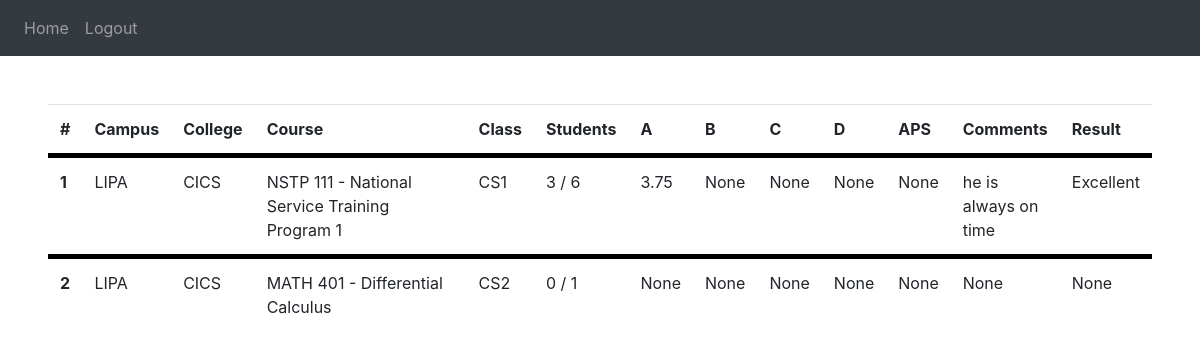
/showRec, run on an earlier commit of the app's database.
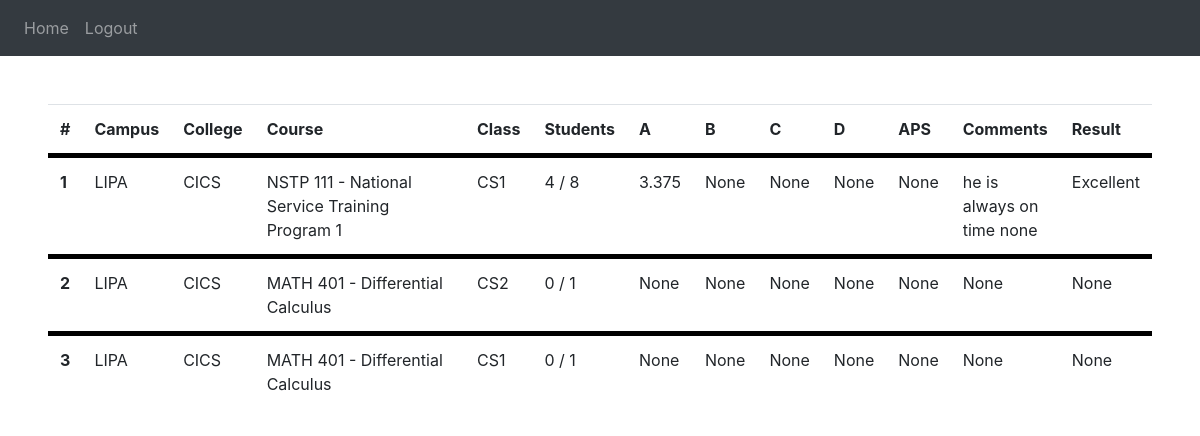
And on a later commit of the database.
### website/models.py (models this page shows)
class Result(db.Model):
  id = db.Column(db.Integer, primary_key=True)
  facultyName = db.Column(db.String(255))
  campus = db.Column(db.String(255))
  college = db.Column(db.String(255))
  course = db.Column(db.String(255))
  facultyClass = db.Column(db.String(255))
  studentsAnswered = db.Column(db.String(255))
  catA = db.Column(db.Float)
  catB = db.Column(db.Float)
  catC = db.Column(db.Float)
  catD = db.Column(db.Float)
  APS = db.Column(db.Float)
  senAnalysis = db.Column(db.Integer)
  comments = db.Column(db.String(255))
  result = db.Column(db.String(255))

### website/views.py (the view)
@views.route('/showRec')
def showRec():
    records = Result.query.all()
    return render_template("showRec.html",records=records)

### website/templates/showRec.html
{% extends "base.html" %} {% block title %}Result{% endblock %}
{% block content%}
  <table class="table">
    <thead>
      <tr>
        <th>#</th>
        <th style="width: 1%;">Campus</th>
        <th style="width: 1%;">College</th>
        <th style="width: 100%;">Course</th>
        <th style="width: 1%;">Class</th>
        <th style="width: 100%;">Students</th>
        <th style="width: 1%;">A</th>
        <th style="width: 1%;">B</th>
        <th style="width: 1%;">C</th>
        <th style="width: 1%;">D</th>
        <th style="width: 1%;">APS</th>
        <th style="width: 100%;">Comments</th>
        <th>Result</th>
      </tr>
    </thead>
    <tbody>
      {% for rec in records %}
      <tr style="border-top: solid black 5px ;">
        <th scope="row">
          {{ rec.id }}
        </th>
        <td>
          {{ rec.campus }}
        </td>
        <td>
          {{ rec.college }}
        </td>
        <td>
          {{ rec.course }}
        </td>
        <td>
          {{ rec.facultyClass }}
        </td>
        <td>
          {{ rec.studentsAnswered }}
        </td>
        <td>
          {{ rec.catA }}
        </td>
        <td>
          {{ rec.catB }}
        </td>
        <td>
          {{ rec.catC }}
        </td>
        <td>
          {{ rec.catD }}
        </td>
        <td>
          {{ rec.APS }}
        </td>
        <td>
          <div style="max-height: 100px; overflow-x: hidden; overflow-y: auto;">
            {{ rec.comments }}
          </div>
        </td>
        <td>
          {{ rec.result }}
        </td>
      </tr>
    {% endfor %}
    </tbody>
  </table>
{% endblock %}

### website/templates/base.html (shortened to what this page needs)
<!DOCTYPE html>
<html>
  <head>
    <link
      rel="stylesheet"
      href="https://stackpath.bootstrapcdn.com/bootstrap/4.4.1/css/bootstrap.min.css"
    />
    <link
      rel="stylesheet"
      href="https://stackpath.bootstrapcdn.com/font-awesome/4.7.0/css/font-awesome.min.css"
    />
  </head>
  <body>
    <nav class="navbar navbar-expand-lg navbar-dark bg-dark">
      <div class="collapse navbar-collapse" id="navbar">
        <div class="navbar-nav">
          {% if session['status'] == 'out' %}
          <a class="nav-item nav-link" id="home" href="/">Home</a>
          {% elif session['status'] == 'addSubs' %}
            <a class="nav-item nav-link" id="addSubs" href="/addSubs">Home</a>
          {% else %}
            {% if session['position'] == 'student' %}
            <a class="nav-item nav-link" id="chooseProf" href="/chooseProf">Home</a>
            {% else %}
            <a class="nav-item nav-link" id="showRec" href="/showRec">Home</a>
            {% endif %}
            <a class="nav-item nav-link" id="logout" href="/logout">Logout</a>
          {% endif %}
        </div>
      </div>
    </nav>
    <div class="m-5">{% block content %} {% endblock %}</div>
  </body>
</html>

What changed in the data, as far as the page shows it:
changed Result "NSTP 111 - National Service Training Program 1": studentsAnswered "3 / 6" → "4 / 8"; catA "3.75" → "3.375"; comments "he is always on time" → "he is always on time none"
added Result: id "3", campus "LIPA", college "CICS", course "MATH 401 - Differential Calculus", facultyClass "CS1", studentsAnswered "0 / 1", catA "None", catB "None", catC "None", catD "None", APS "None", comments "None", result "None"
